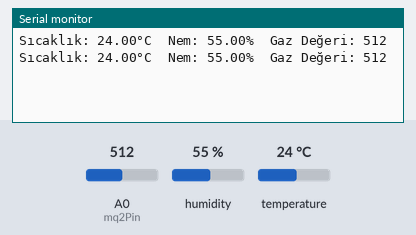
A sketch run on a simulated Arduino Uno, built with avr-gcc and run on an emulated ATmega328P. Parts: the last lines printed to the serial monitor. The inputs (shaded band) are chosen by the test bench; at power-on: humidity 55 %, A0 (mq2Pin) = 512, temperature 24 °C.

Above: at 2.8 s.
2.9 s: humidity set to 22 %
At 4.7 s:
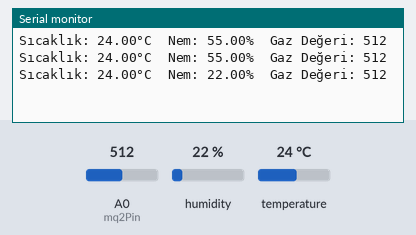
5.6 s: A0 (mq2Pin) set to 716
At 7.1 s:
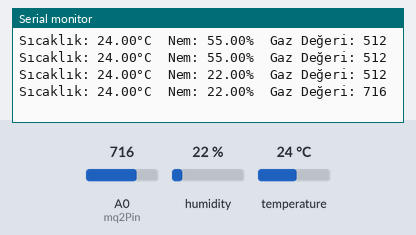
8.3 s: temperature set to 12 °C
At 10.8 s:
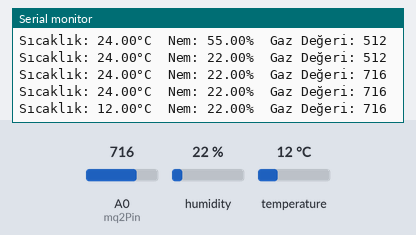
11.0 s: A0 (mq2Pin) set to 900
At 13.2 s:
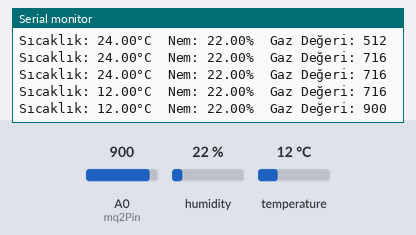
13.7 s: humidity set to 40 %
At 15.6 s:
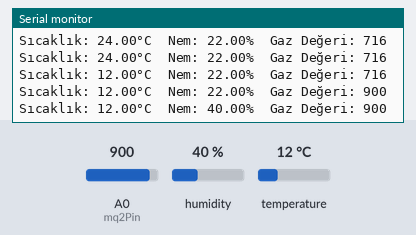
Timing chart, 0 to 17.1 s (numbered marks = the images above; inputs shaded):
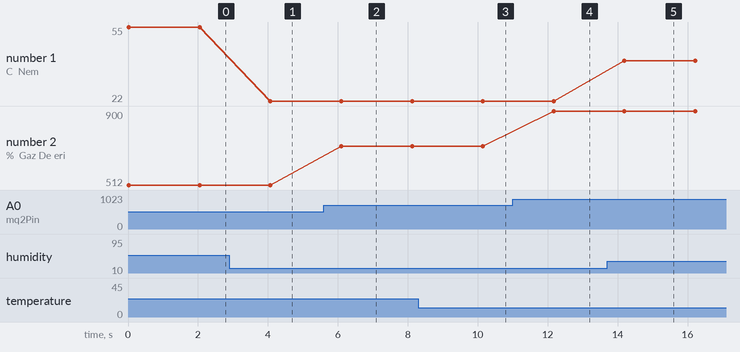

Measured:
- after the input at 2.9 s, the serial monitor: prints a new line after 1.2 s (image 1)
- after the input at 5.6 s, the serial monitor: prints a new line after 0.50 s (image 2)
- after the input at 8.3 s, the serial monitor: prints a new line after 1.8 s (image 3)
- after the input at 11.0 s, the serial monitor: prints a new line after 1.2 s (image 4)
- after the input at 13.7 s, the serial monitor: prints a new line after 0.50 s (image 5)
- plotted number 1: 55 → 22 after the input at 2.9 s, 22 → 40 after the input at 13.7 s
- plotted number 2: 512 → 716 after the input at 5.6 s, 716 → 900 after the input at 11.0 s

The sketch:

Arduino_Gaz_21.04.2025.ino
```cpp
#include <DHT.h>

#define DHTPIN 2
#define DHTTYPE DHT11

DHT dht(DHTPIN, DHTTYPE);
int mq2Pin = A0;

void setup() {
  Serial.begin(9600);
  dht.begin();
}

void loop() {
  float temperature = dht.readTemperature();
  float humidity = dht.readHumidity();
  int gasValue = analogRead(mq2Pin);

  Serial.print("Sıcaklık: ");
  Serial.print(temperature);
  Serial.print("°C\tNem: ");
  Serial.print(humidity);
  Serial.print("%\tGaz Değeri: ");
  Serial.println(gasValue);

  delay(2000);
}
```
